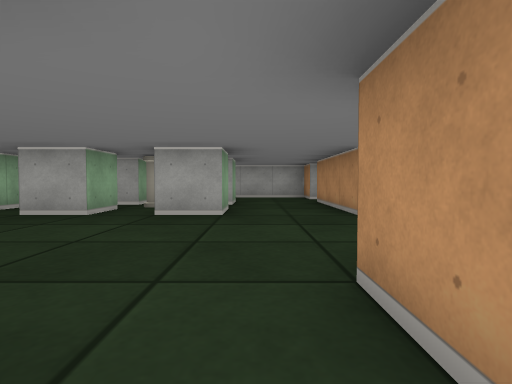
[1] (above)

24 first-person views from a walk through a cub3D level. The camera is about half as high as the walls, tilts 2° down and sees 80° across. The floor is counted in squares. Each view is taken from the middle of a square. On the plan, view 1 faces up. The plan holds only what a view shows up to about 9 squares ahead; the rest is blank.

[2]
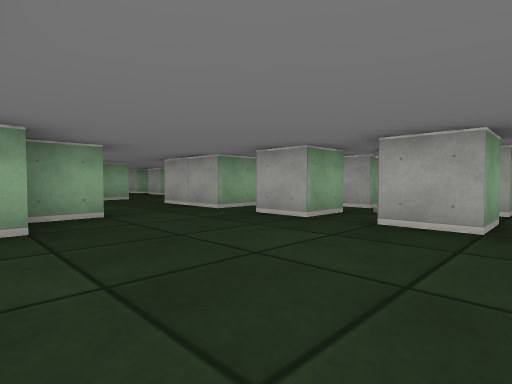

[3]
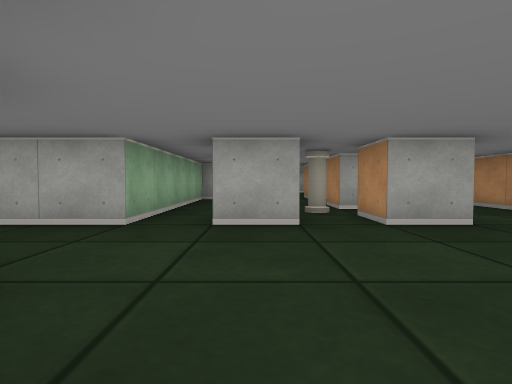

[4]
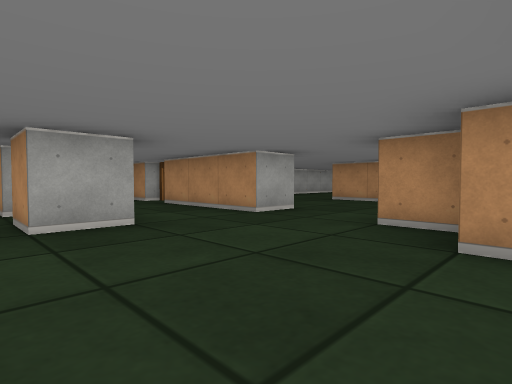

[5]
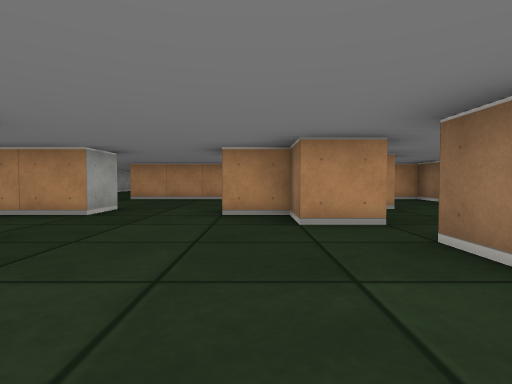

[6]
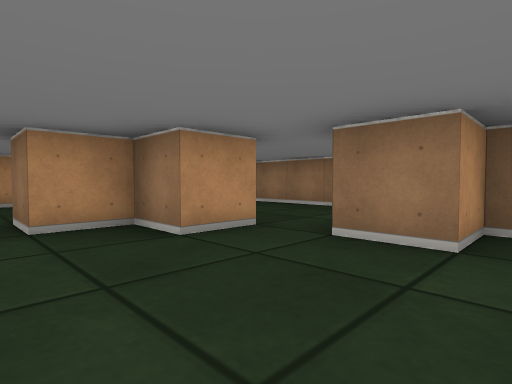

[7]
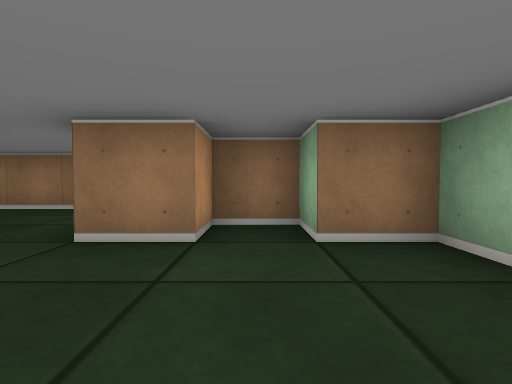

[8]
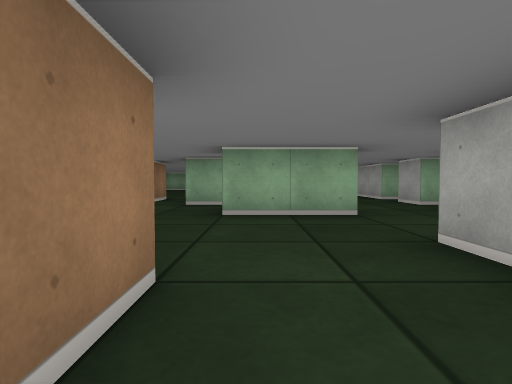

[9]
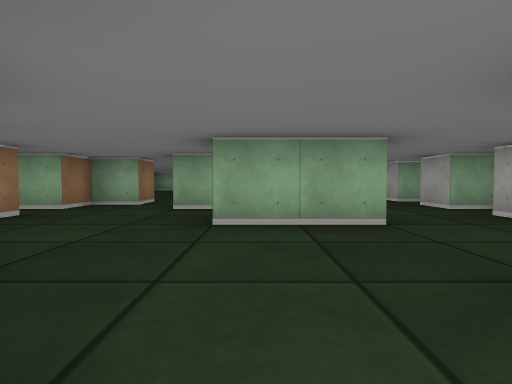

[10]
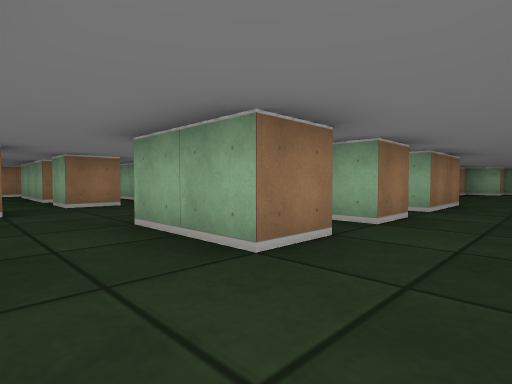

[11]
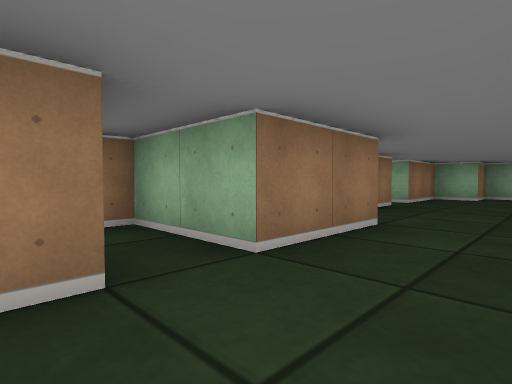

[12]
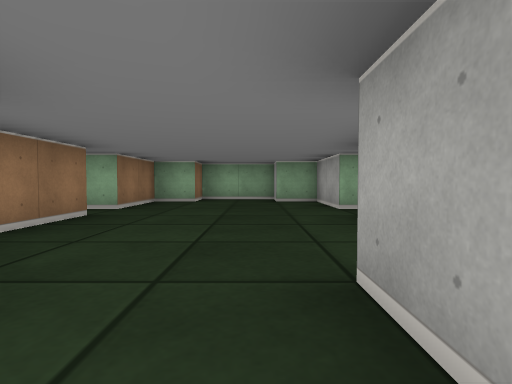

[13]
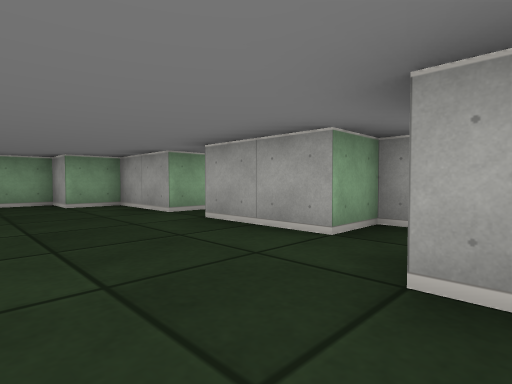

[14]
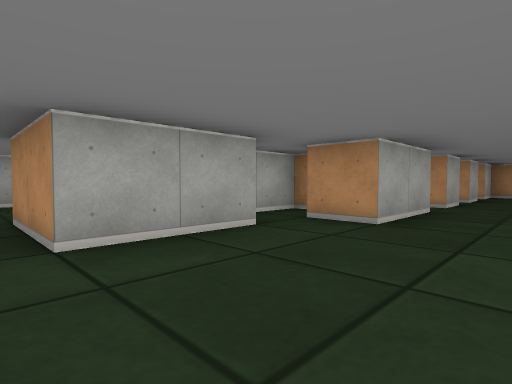

[15]
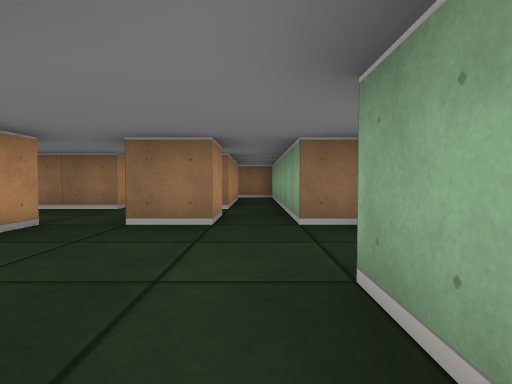

[16]
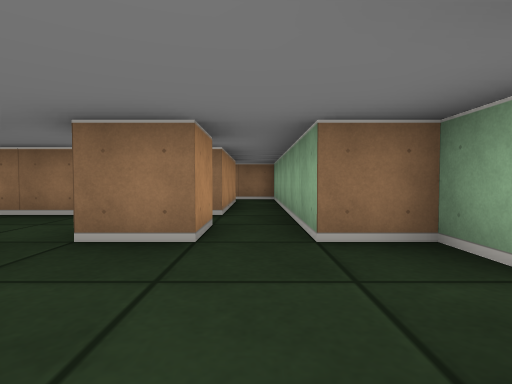

[17]
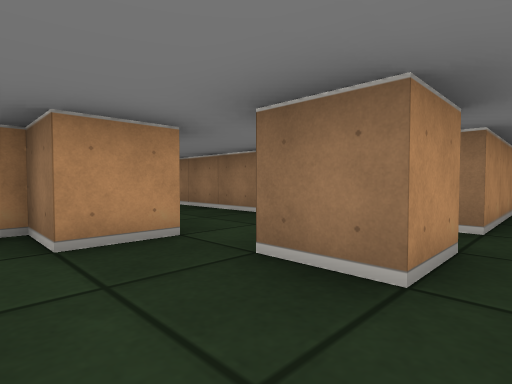

[18]
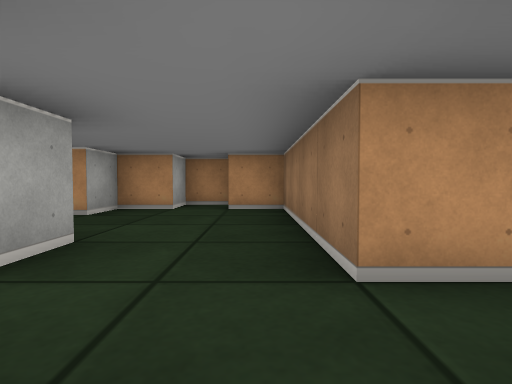

[19]
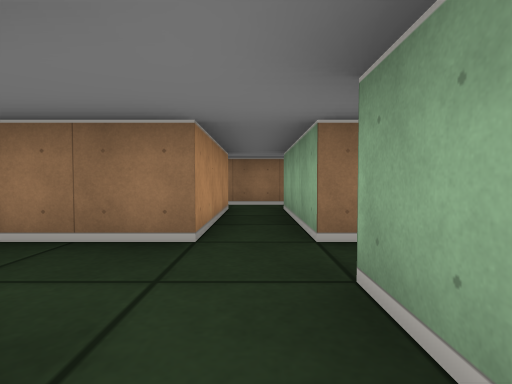

[20]
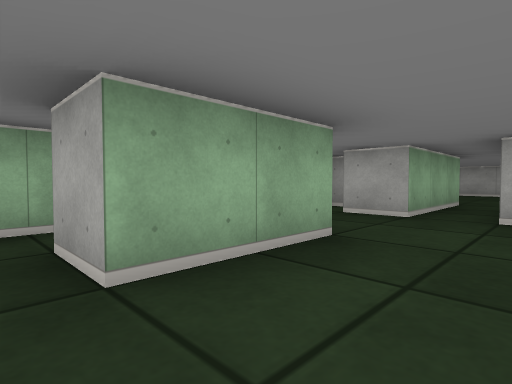

[21]
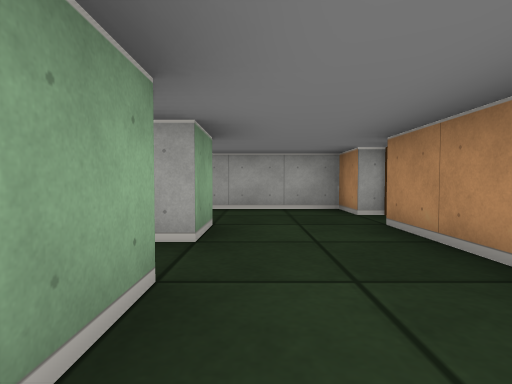

[22]
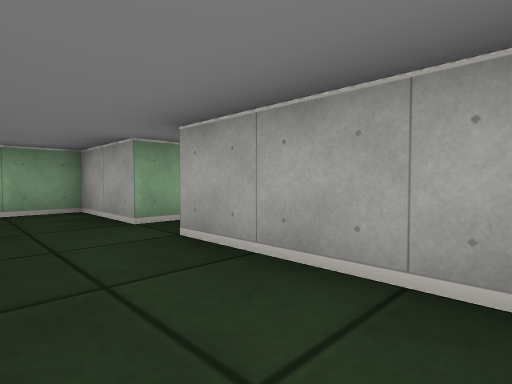

[23]
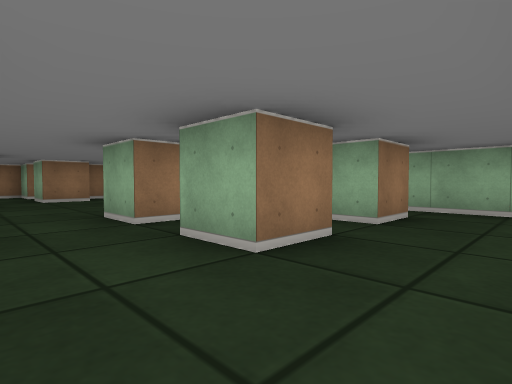

[24]
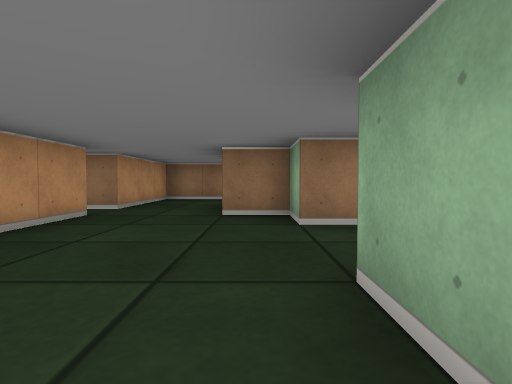

### Floor plan
Key: @ floor where view 1 was taken; # wall or solid block; . floor; D open door; P pillar.
Columns run from 22 left of view 1 to 6 right of it. Each row starts with its distance up from view 1.
 13      #       ..
 12      .       ..
 11      .       ..
 10     ..        .  ###.####
  9     .#####   #.  #......#
  8  ###.##..# ###.  #......D
  7 ##......##.#.#.###.#.#..#
  6 #...............##.#P#..#....
  5 #...............##.###..#...#
  4 ##......##.#.#..............#
  3  ###.##  #.#.#..............#
  2          ###.....#......#...#
  1          .......###....###...
  0          .#....##.##.#@..#..#
 -1           ##.#.....###......#
 -2            #.......###......#
 -3            #.#.##### ########
 -4            #.#.#
 -5            #.#.#
 -6            #...
 -7            #####

Positions as (right, up) in squares from view 1, and headings:
1: (0, 0), facing up
2: (0, 1), facing up-left
3: (-3, 1), facing up
4: (-2, 1), facing up-right
5: (-3, 2), facing right
6: (-2, 3), facing down-right
7: (-2, 3), facing down
8: (-4, 3), facing left
9: (-5, 3), facing left
10: (-7, 6), facing down-left
11: (-11, 6), facing down-left
12: (-13, 6), facing left
13: (-14, 5), facing up-left
14: (-18, 5), facing up-right
15: (-10, 3), facing down
16: (-10, 2), facing down
17: (-10, 1), facing down-right
18: (-9, -2), facing right
19: (-8, 0), facing down
20: (-7, 2), facing up-left
21: (0, 4), facing up
22: (1, 8), facing up-left
23: (1, 9), facing down-left
24: (3, 6), facing down
